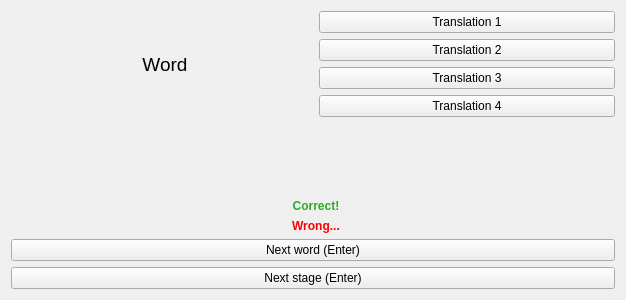
<?xml version="1.0" encoding="UTF-8"?>
<ui version="4.0">
 <class>ChooseTranslationStage</class>
 <widget class="QWidget" name="ChooseTranslationStage">
  <property name="geometry">
   <rect>
    <x>0</x>
    <y>0</y>
    <width>626</width>
    <height>300</height>
   </rect>
  </property>
  <property name="windowTitle">
   <string>Form</string>
  </property>
  <layout class="QFormLayout" name="formLayout">
   <item row="0" column="1">
    <layout class="QHBoxLayout" name="horizontalLayout">
     <item>
      <widget class="QLabel" name="wordLabel">
       <property name="font">
        <font>
         <pointsize>14</pointsize>
        </font>
       </property>
       <property name="layoutDirection">
        <enum>Qt::LayoutDirection::LeftToRight</enum>
       </property>
       <property name="text">
        <string>Word</string>
       </property>
       <property name="alignment">
        <set>Qt::AlignmentFlag::AlignCenter</set>
       </property>
      </widget>
     </item>
     <item>
      <layout class="QVBoxLayout" name="verticalLayout">
       <item>
        <widget class="QPushButton" name="translation1Button">
         <property name="text">
          <string>Translation 1</string>
         </property>
         <property name="checkable">
          <bool>true</bool>
         </property>
        </widget>
       </item>
       <item>
        <widget class="QPushButton" name="translation2Button">
         <property name="text">
          <string>Translation 2</string>
         </property>
         <property name="checkable">
          <bool>true</bool>
         </property>
        </widget>
       </item>
       <item>
        <widget class="QPushButton" name="translation3Button">
         <property name="text">
          <string>Translation 3</string>
         </property>
         <property name="checkable">
          <bool>true</bool>
         </property>
        </widget>
       </item>
       <item>
        <widget class="QPushButton" name="translation4Button">
         <property name="text">
          <string>Translation 4</string>
         </property>
         <property name="checkable">
          <bool>true</bool>
         </property>
        </widget>
       </item>
      </layout>
     </item>
    </layout>
   </item>
   <item row="2" column="1">
    <widget class="QLabel" name="correctLabel">
     <property name="palette">
      <palette>
       <active>
        <colorrole role="WindowText">
         <brush brushstyle="SolidPattern">
          <color alpha="255">
           <red>47</red>
           <green>170</green>
           <blue>35</blue>
          </color>
         </brush>
        </colorrole>
       </active>
       <inactive>
        <colorrole role="WindowText">
         <brush brushstyle="SolidPattern">
          <color alpha="255">
           <red>47</red>
           <green>170</green>
           <blue>35</blue>
          </color>
         </brush>
        </colorrole>
       </inactive>
       <disabled/>
      </palette>
     </property>
     <property name="font">
      <font>
       <bold>true</bold>
      </font>
     </property>
     <property name="text">
      <string>Correct!</string>
     </property>
     <property name="alignment">
      <set>Qt::AlignmentFlag::AlignCenter</set>
     </property>
    </widget>
   </item>
   <item row="3" column="1">
    <widget class="QLabel" name="wrongLabel">
     <property name="palette">
      <palette>
       <active>
        <colorrole role="WindowText">
         <brush brushstyle="SolidPattern">
          <color alpha="255">
           <red>255</red>
           <green>0</green>
           <blue>0</blue>
          </color>
         </brush>
        </colorrole>
       </active>
       <inactive>
        <colorrole role="WindowText">
         <brush brushstyle="SolidPattern">
          <color alpha="255">
           <red>255</red>
           <green>0</green>
           <blue>0</blue>
          </color>
         </brush>
        </colorrole>
       </inactive>
       <disabled/>
      </palette>
     </property>
     <property name="font">
      <font>
       <bold>true</bold>
      </font>
     </property>
     <property name="text">
      <string>Wrong...</string>
     </property>
     <property name="alignment">
      <set>Qt::AlignmentFlag::AlignCenter</set>
     </property>
    </widget>
   </item>
   <item row="4" column="0" colspan="2">
    <widget class="QPushButton" name="nextWordButton">
     <property name="text">
      <string>Next word (Enter)</string>
     </property>
    </widget>
   </item>
   <item row="5" column="0" colspan="2">
    <widget class="QPushButton" name="nextStageButton">
     <property name="text">
      <string>Next stage (Enter)</string>
     </property>
    </widget>
   </item>
   <item row="1" column="1">
    <spacer name="verticalSpacer">
     <property name="orientation">
      <enum>Qt::Orientation::Vertical</enum>
     </property>
     <property name="sizeHint" stdset="0">
      <size>
       <width>20</width>
       <height>40</height>
      </size>
     </property>
    </spacer>
   </item>
  </layout>
 </widget>
 <resources>
  <include location="pixmaps/pixmaps.qrc"/>
 </resources>
 <connections/>
</ui>
